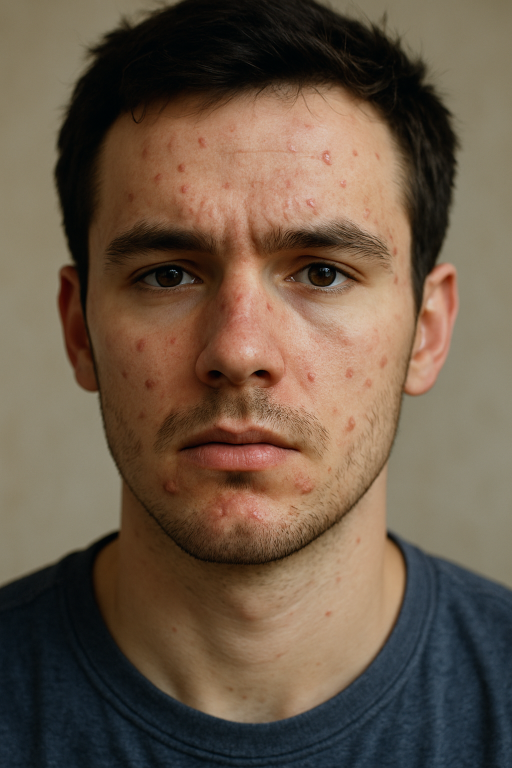
//> input picture projects/blemish_removal/data/blemish.png, 1024 x 1536 px (shown at 1/2 size)
$ ./blemish_removal   (built with g++ and OpenCV 4)
//> lines starting //> are read from the running program, lines starting //| are printed output that depends on the picture; after the words box and inside, x2 and y2 are one past the last pixel; in counts of white or black regions, pixels touching at a corner belong together
/**
 * @file blemish_removal.cpp
 * @brief Interactive blemish removal tool using OpenCV's seamless cloning.
 *
 * This program:
 *  1. Loads an input image containing blemishes.
 *  2. Opens a resizable window where the user can click on blemishes.
 *  3. For each click, selects an optimal source patch based on minimal texture variance.
 *  4. Applies seamless cloning to remove the blemish in-place.
 *  5. Allows the user to press 'C' to reset the image or 'Esc' to exit.
 */

#include <cstdlib>
#include <filesystem>
#include <iostream>
#include <limits>
#include <opencv2/opencv.hpp>

#include "config.pch"

//--------------------------------------------------------------------------------------
// Configuration constants
//--------------------------------------------------------------------------------------

static const std::string kDataDir = DATA_DIR;  ///< Base data directory (from config.pch)
static const std::string kInputRelative = "../data/blemish.png";  ///< Relative path under DATA_DIR
static const std::string kOutputRelative = "../data/result.png";  ///< Relative path under DATA_DIR
static const std::string kWindowName = "Blemish Removal";  ///< Name of the interactive window
static constexpr int kDefaultRad = 20;                     ///< Radius of blemish removal patch

// Global image used by the mouse callback
static cv::Mat g_sourceImage;

/**
 * @brief Loads an image from disk, exiting on failure.
 * @param path      Full filesystem path to the image.
 * @param flags     OpenCV imread flags (default: IMREAD_UNCHANGED).
 * @return          Loaded cv::Mat.
 */
cv::Mat loadImageOrExit(const std::filesystem::path& path, int flags = cv::IMREAD_UNCHANGED) {
  cv::Mat img = cv::imread(path.string(), flags);
  if (img.empty()) {
    std::cerr << "ERROR: Could not load image: " << path << std::endl;
    std::exit(EXIT_FAILURE);
  }
  return img;
}

/**
 * @brief Saves an image to disk, exiting on failure.
 * @param path Full path where the image will be written.
 * @param image The cv::Mat image to save.
 * @param params Optional imwrite parameters (e.g., compression level).
 */
void saveImageOrExit(const std::filesystem::path& path, const cv::Mat& image,
                     const std::vector<int>& params = {}) {
  if (!cv::imwrite(path.string(), image, params)) {
    std::cerr << "ERROR: Failed to save image: " << path << std::endl;
    std::exit(EXIT_FAILURE);
  }
}

/**
 * @brief Computes the sum of squared Laplacian responses (texture variance) in a patch.
 * @param patch     Input image patch (BGR color).
 * @return          Scalar variance measure.
 */
double computePatchVariance(const cv::Mat& patch) {
  cv::Mat hsv, lap, lap2;
  std::vector<cv::Mat> channels;
  cv::cvtColor(patch, hsv, cv::COLOR_BGR2HSV);
  cv::split(hsv, channels);

  // Compute Laplacian on V channel to estimate texture
  cv::Laplacian(channels[2], lap, CV_32F, 3, 1.0 / (255.0 * 3 * 2), 0, cv::BORDER_DEFAULT);
  cv::pow(lap, 2.0, lap2);

  return cv::sum(lap2)[0];
}

/**
 * @brief Finds a nearby source patch with the lowest texture variance.
 * @param image     The full source image.
 * @param center    Center point of the blemish to remove.
 * @param radius    Radius of the blemish patch.
 * @return          Best-matching patch (same size as diameter×diameter).
 */
cv::Mat selectBestPatch(const cv::Mat& image, const cv::Point& center, int radius) {
  const int diameter = radius * 2 + 1;
  cv::Mat bestPatch;
  double minVariance = std::numeric_limits<double>::infinity();

  // Eight compass directions (unit vectors)
  static const std::vector<cv::Point2d> kDirs = {
      {1, 0},  {0.7071, 0.7071},   {0, 1},  {-0.7071, 0.7071},
      {-1, 0}, {-0.7071, -0.7071}, {0, -1}, {0.7071, -0.7071}};

  for (const auto& d : kDirs) {
    cv::Point srcCenter{static_cast<int>(center.x + d.x * radius * 2),
                        static_cast<int>(center.y + d.y * radius * 2)};

    // Define patch bounds
    int x0 = srcCenter.x - radius;
    int y0 = srcCenter.y - radius;
    int x1 = srcCenter.x + radius + 1;
    int y1 = srcCenter.y + radius + 1;

    // Skip if patch out of bounds
    if (x0 < 0 || y0 < 0 || x1 > image.cols || y1 > image.rows) continue;

    cv::Mat patch = image(cv::Range(y0, y1), cv::Range(x0, x1));
    double var = computePatchVariance(patch);

    if (var < minVariance) {
      minVariance = var;
      bestPatch = patch.clone();
    }
  }

  return bestPatch;
}

/**
 * @brief Mouse event callback: performs seamless cloning on left-click.
 */
void onMouse(int event, int x, int y, int /*flags*/, void* /*userdata*/) {
  if (event != cv::EVENT_LBUTTONDOWN) return;

  cv::Point center{x, y};
  cv::Mat patch = selectBestPatch(g_sourceImage, center, kDefaultRad);
  if (patch.empty()) return;

  // Prepare binary mask for seamlessClone
  cv::Mat mask = cv::Mat::zeros(patch.size(), CV_8UC1);
  cv::circle(mask, cv::Point(kDefaultRad, kDefaultRad), kDefaultRad, cv::Scalar(255), cv::FILLED);

  cv::seamlessClone(patch, g_sourceImage, mask, center, g_sourceImage, cv::NORMAL_CLONE);
}

/**
 * @brief Launches the interactive blemish removal window.
 * @param image     Input image to process (will be modified in-place).
 */
void runBlemishRemoval(cv::Mat image) {
  g_sourceImage = image.clone();
  cv::namedWindow(kWindowName, cv::WINDOW_NORMAL);
  cv::resizeWindow(kWindowName, 1200, 900);
  cv::setMouseCallback(kWindowName, onMouse);

  std::cout << "Instructions:\n"
            << " - Left-click to remove blemish.\n"
            << " - Press 'C' to reset image.\n"
            << " - Press 'Esc' to exit.\n";

  cv::Mat original = image.clone();
  while (true) {
    cv::imshow(kWindowName, g_sourceImage);
    int key = cv::waitKey(20) & 0xFF;
    if (key == 27)  // Esc
      break;
    if (key == 'c' || key == 'C') {
      original.copyTo(g_sourceImage);
    }
  }
  cv::destroyAllWindows();
}

int main() {
  // Construct full path and load image
  std::filesystem::path inputImagePath = std::filesystem::path{kDataDir} / kInputRelative;
  cv::Mat input = loadImageOrExit(inputImagePath, cv::IMREAD_COLOR);
//> in loadImageOrExit, img is the input picture: 1536 rows x 1024 cols, CV_8UC3; mean B, G, R 71.5, 88.6, 106.6

  runBlemishRemoval(input);
//> the left mouse button is pressed and released at (512, 768)
//> the loop in selectBestPatch, `for (const auto& d : kDirs)` made 8 passes
//> (var, minVariance) on passes 1, 5, 6: (1.6, 1.6), (0.519, 0.519), (0.329, 0.329)
//> var on passes 2, 3, 4, 7, 8: 13.03, 13.67, 3.91, 1.37, 0.731
//> pass 1, in selectBestPatch, `cv::Mat patch = image(cv::Range(y0, y1), cv::Range(x0, x1));`:
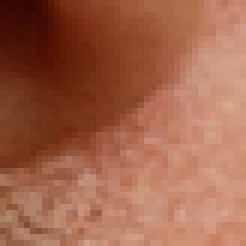
//> patch: 41 rows x 41 cols, CV_8UC3 (shown 6 times larger); mean B, G, R 74.6, 99.6, 161.4
//> pass 1, in computePatchVariance, `cv::Laplacian(channels[2], lap, CV_32F, 3, 1.0 / (255.0 * 3 * 2), 0, c..`:
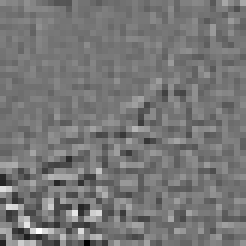
//> lap: 41 rows x 41 cols, CV_32FC1 (shown 6 times larger); min -0.162, max 0.186, mean -9.72e-05; drawn with min black and max white
//> pass 2, in selectBestPatch, `cv::Mat patch = image(cv::Range(y0, y1), cv::Range(x0, x1));`:
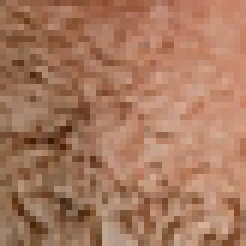
//> patch: 41 rows x 41 cols, CV_8UC3 (shown 6 times larger); mean B, G, R 94.5, 120.4, 167.4
//> after the loop in selectBestPatch, `for (const auto& d : kDirs)`:
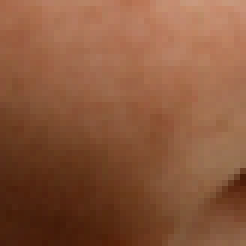
//> bestPatch: 41 rows x 41 cols, CV_8UC3 (shown 6 times larger); mean B, G, R 60.1, 88.1, 138.4
//> after the loop in selectBestPatch, `for (const auto& d : kDirs)`: minVariance = 0.329
//> in onMouse, `cv::circle(mask, cv::Point(kDefaultRad, kDefaultRad), kDefaultRad, cv:..`:
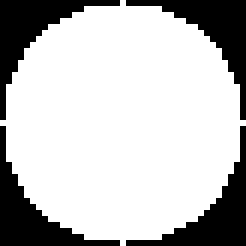
//> mask: 41 rows x 41 cols, CV_8UC1 (shown 6 times larger); 74.8% white; 4 black regions, box (x1, y1, x2, y2) and area: (0, 0, 20, 20) 106, (21, 0, 41, 20) 106, (0, 21, 20, 41) 106, (21, 21, 41, 41) 106
//> in onMouse, `cv::seamlessClone(patch, g_sourceImage, mask, center, g_sourceImage, c..`: g_sourceImage: 1536 rows x 1024 cols, CV_8UC3; 0.08% of pixels changed, all inside (x1, y1, x2, y2) = (494, 750, 531, 787)
//> in onMouse, `cv::seamlessClone(patch, g_sourceImage, mask, center, g_sourceImage, c..`:
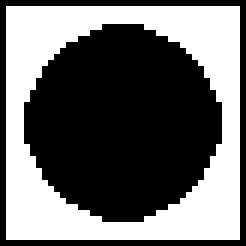
//> mask: 41 rows x 41 cols, CV_8UC1 (shown 6 times larger); 41.6% white; 1 white region, box (x1, y1, x2, y2) and area: (1, 1, 40, 40) 700
//> the Esc key is pressed

  // Save image
  std::filesystem::path outputImagePath = std::filesystem::path{kDataDir} / kOutputRelative;
  saveImageOrExit(outputImagePath, g_sourceImage);
  return EXIT_SUCCESS;
}
